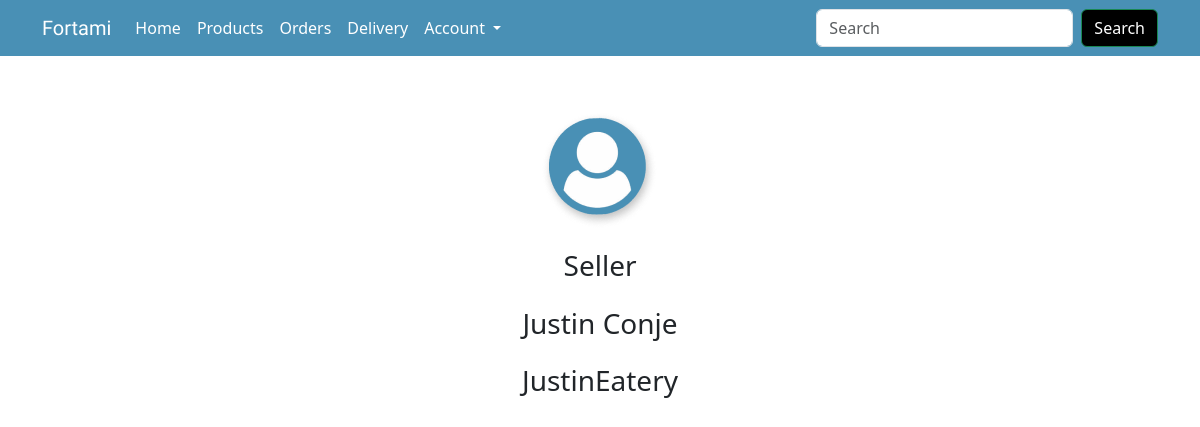
/profile.php (signed in), run on the app's committed database.
### tables this page shows
CREATE TABLE `user` (
  `user_id` int(20) NOT NULL,
  `user_type` varchar(6) NOT NULL,
  `profile_pic` varchar(50) NOT NULL,
  `user_fName` varchar(50) NOT NULL,
  `user_lName` varchar(50) NOT NULL,
  `user_email` varchar(50) NOT NULL,
  `user_userName` varchar(50) NOT NULL,
  `user_password` varchar(255) NOT NULL,
  `tagline` varchar(100) DEFAULT NULL
);

### backend.php (called while the page is built, shortened)
<?php
    class Backend{
      public $host = 'localhost';
      public $user = 'root';
      public $pass = '';
      public $db = 'fortami';
      public $con;
      function __construct(){
        $this->con = new mysqli($this->host,$this->user,$this->pass,$this->db) or die("Connection Error!");
      }
      function usersearch($id){
        $query = "SELECT * FROM user WHERE user_id = $id";
        $result = $this->con->query($query);
          if ($result) {
            return $result;
          }
      }
    }
?>

### profile.php (the view, shortened to what this page needs)
<?php
    include 'backend.php';
    if (isset( $_SESSION['role'])) {
        if ($_SESSION['role'] == 'Seller') {
            include 'sellerheader.php';
        }
        else {
            include 'buyerheader.php';
        }
    }
    else {
        echo "<script>alert('Please Login First!');
        window.location.href = 'login.php';
        </script>";
    }
    $backend = new Backend;
    $list = $backend->usersearch($_SESSION['id']);
?>
<!DOCTYPE html>
<html lang="en">
<head>
</head>
<body>
<div class="container d-flex justify-content-center align-items-center">
        <div class="row g-3 p-5 w-50 text-center">
            <?php
                if ($list->num_rows > 0) {
                    foreach($list as $row){
            ?>
            <div class="col-12">
            <img src="./src/userlogoblue.png" class="rounded mx-auto d-block" alt="...">
            </div>
            <div class="col-12">
                <h3><?=$row['user_type'];?></h3>
            </div>
            <div class="col-12">
                <h3><?=$row['user_fName']." ".$row['user_lName'];?></h3>
            </div>
            <div class="col-12">
                <h3><?=$row['user_userName'];?></h3>
            </div>
            <?php
                }
            }
            ?>
        </div>
    </div>
</body>
</html>

### data on the page
user: user_type "Seller", user_fName "Justin", user_lName "Conje", user_userName "JustinEatery"
